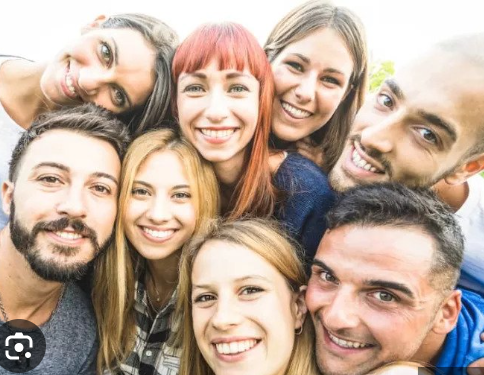
#> input picture faceDetection/image.png, 484 x 375 px, given in place of the camera
$ python code.py
#> lines starting #> are read from the running program, lines starting #| are printed output that depends on the picture; after the words box and inside, x2 and y2 are one past the last pixel; in counts of white or black regions, pixels touching at a corner belong together
# [34 lines of commented-out code are left out]
import cv2 as cv
import datetime  # Import datetime module

cap = cv.VideoCapture(0)

# Load Haar Cascade only once (instead of inside the loop)
haar_cascade = cv.CascadeClassifier('haar_face.xml')

while True:
    ret, frame = cap.read()
#> frame is the input picture: shape (375, 484, 3); mean B, G, R 150.1, 165.6, 187.2
    if not ret:
        print("❌ Error: Failed to capture frame.")
        break

    # Resize frame
    img = cv.resize(frame, (400, 350))
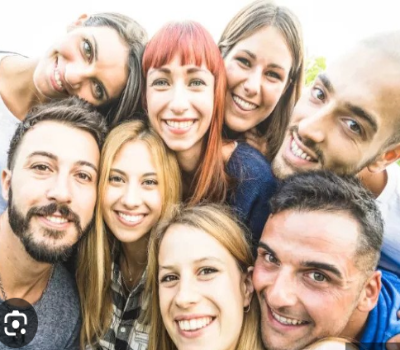
#> img: shape (350, 400, 3); mean B, G, R 150, 165.5, 187.1

    # Convert to grayscale
    gray = cv.cvtColor(img, cv.COLOR_BGR2GRAY)
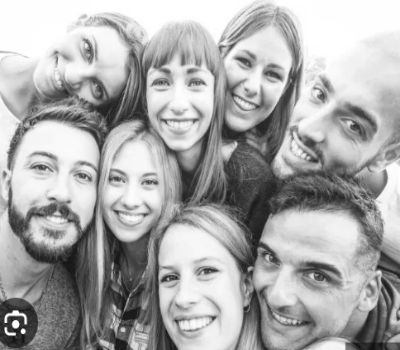
#> gray: shape (350, 400); min 16, max 255, mean 170.2

    # Face detection
    faces_react = haar_cascade.detectMultiScale(gray, scaleFactor=1.1, minNeighbors=3)
#> faces_react = [[88, 146, 90, 90], [141, 232, 108, 108], [131, 46, 97, 97], [210, 31, 95, 95], [5, 128, 112, 112]]
    print(f'Number of faces found = {len(faces_react)}')
#| Number of faces found = 5

    # Draw rectangles around detected faces
    for (x, y, w, h) in faces_react:
        cv.rectangle(img, (x, y), (x + w, y + h), (0, 255, 0), thickness=2)
#> this loop made 5 passes
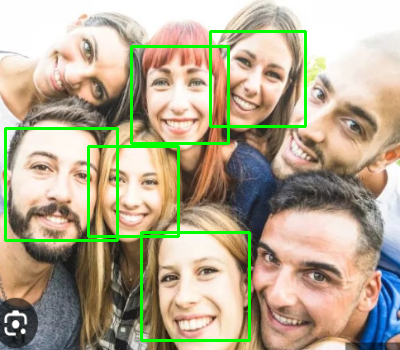
#> img: shape (350, 400, 3); 4.25% of pixels changed, all inside (x1, y1, x2, y2) = (4, 30, 307, 342)

    # 🕒 Add timestamp to the frame
    timestamp = datetime.datetime.now().strftime("%Y-%m-%d %H:%M:%S")
    cv.putText(img, timestamp, (10, 30), cv.FONT_HERSHEY_SIMPLEX, 0.7, (0, 255, 255), 2)
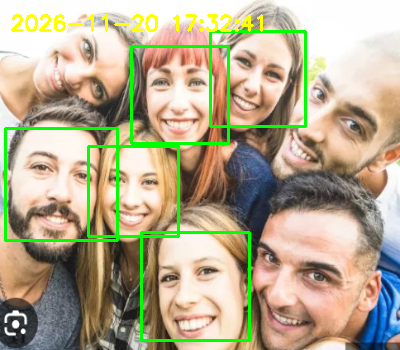
#> img: shape (350, 400, 3); 1.08% of pixels changed, all inside (x1, y1, x2, y2) = (11, 14, 263, 32)

    # Display the frame
    cv.imshow("Detected", img)

    # Exit on 'q' key press
    if cv.waitKey(25) & 0xFF == ord('q'):
#> (key q is pressed here)
        break

cap.release()
cv.destroyAllWindows()

$ run again, on faceDetection/person.png
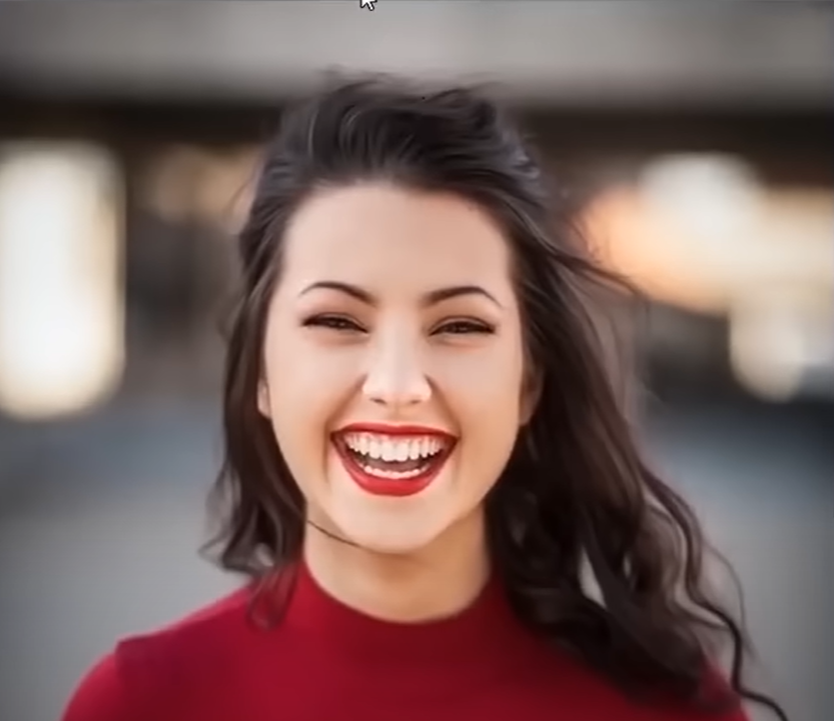
#> input picture faceDetection/person.png, 834 x 721 px, given in place of the camera
#> frame is the input picture: shape (721, 834, 3); mean B, G, R 97.2, 100.8, 126.1
#> `gray = cv.cvtColor(img, cv.COLOR_BGR2GRAY)`:
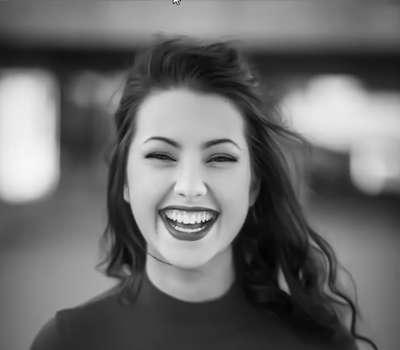
#> gray: shape (350, 400); min 4, max 253, mean 107.8
#> faces_react = [[125, 171, 129, 129], [102, 88, 176, 176]]
#| Number of faces found = 2
#> the loop `for (x, y, w, h) in faces_react:` made 2 passes
#> `cv.putText(img, timestamp, (10, 30), cv.FONT_HERSHEY_SIMPLEX, 0.7, (0,..`:
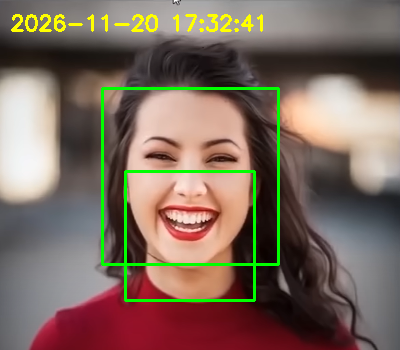
#> img: shape (350, 400, 3); mean B, G, R 93.7, 106.6, 124.3
